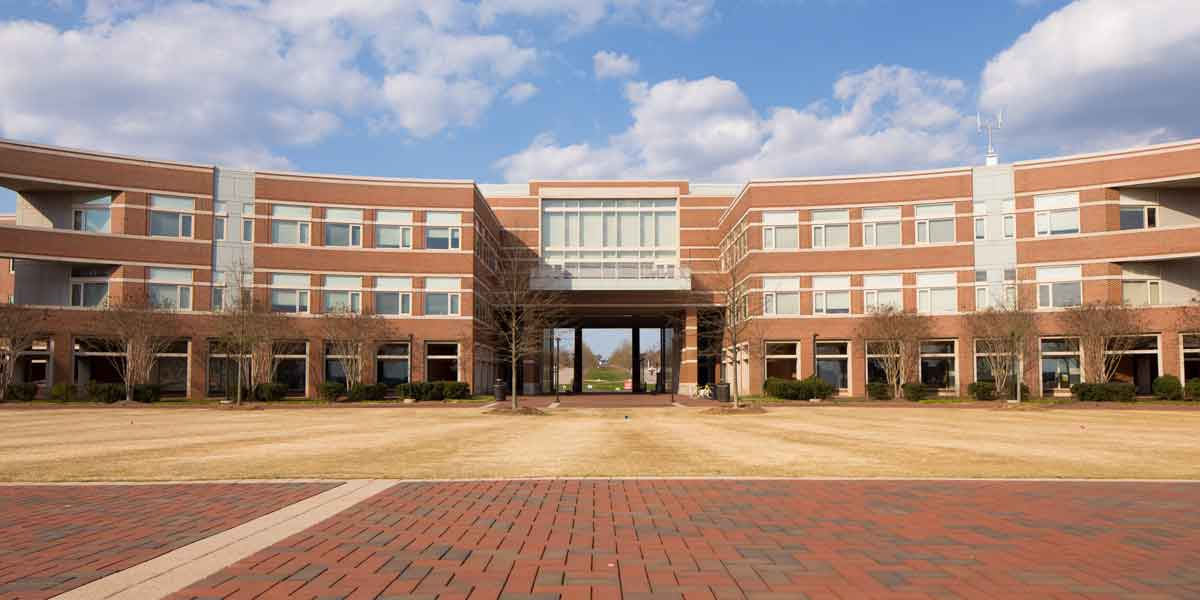
%> input picture ncsu.jpg, 1200 x 600 px
$ octave Rate_vs_Distortion.m   (GNU Octave 9; MATLAB toolbox functions it lacks are replaced by stand-ins)
%> lines starting %> are read from the running program, lines starting %| are printed output that depends on the picture
%Topics in Data Science Project1
%Project Name:Image Compression via Clustering
%Project Members:
%Kalyan Ghosh(kghosh)
%Bhargav()
close all;
clear all;
clc;
%1.Loading the image(View of the EB):
I=imread('ncsu.jpg');
%> I is the input picture: size 600x1200x3 uint8; mean R, G, B 164.4, 141.4, 130.4
% figure(1),
% imshow(I);
% title('Original Input RGB Image');

%Converting to gray image from RGB:
rgbI=rgb2gray(I);
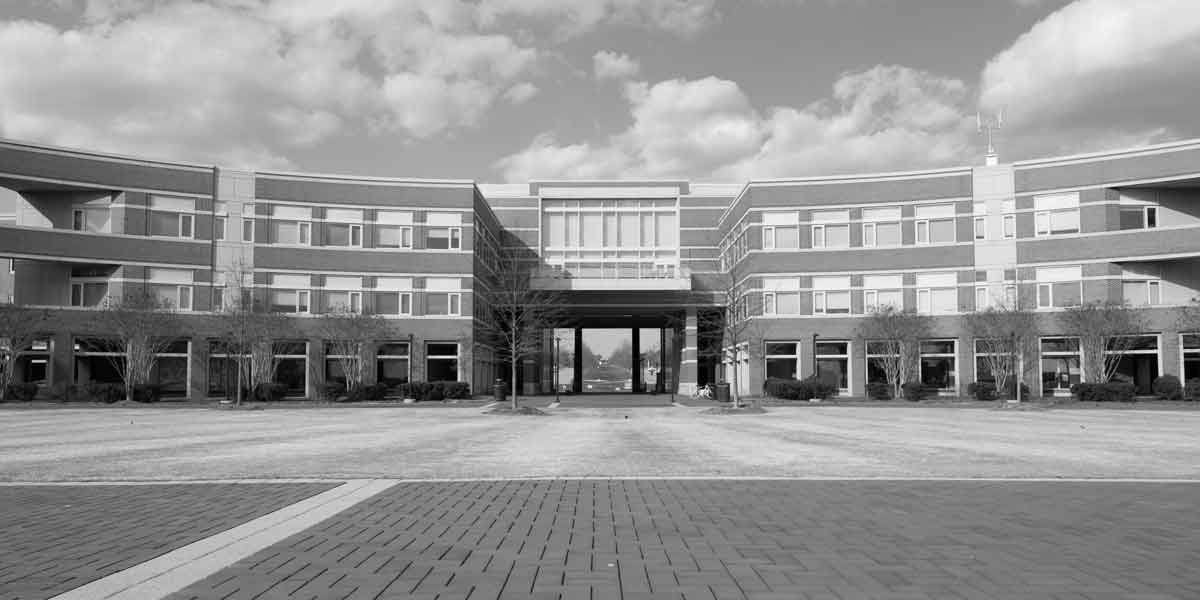
%> rgbI: size 600x1200 uint8; min 0, max 255, mean 147
% figure(2),
% imshow(rgbI);
% title('Gray Image');


%Processinng the image to get the correct dimensions
%Getting the dimension of the gray image:
[M,N]=size(rgbI);
%> M = 600; N = 1200

%Reshaping the image to dimensions M=512,N=2*512:
J=imresize(rgbI,[512,2*512]);
J1=imresize(rgbI,[512,2*512]);
[m,n]=size(J);
%> m = 512; n = 1024


%Selecting a good subset of the image:
p=[100:300];
q=[420:600];

subset=J(p,q,:);
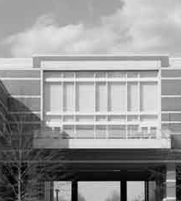
%> subset: size 201x181 uint8; min 0, max 252, mean 150.4
% [5 lines of commented-out code are left out]
hor_dim=2;
ver_dim=2;

%Initializing x_new parameterized matrix:
xnew=zeros(hor_dim*ver_dim,(m*n)/(hor_dim*ver_dim));
[a,b]=size(xnew);
%> a = 4; b = 131072

k=1;
%Looping through the image and storing the patches in rows
%of xnew.Note:Each Row of xnew stores the pixel of a patche and there are
%N number of such patches
for i=1:hor_dim:m
    for j=1:ver_dim:n
        patch=J(i:i+hor_dim-1,j:j+ver_dim-1);
        xnew(:,k)=patch(:);
        k=k+1;
    end
end
%> after the loop, k = 131073

xtranspose=xnew(:);
%disp(length(xtranspose))
%disp(xnew);
%Applying KMeans Clustering on the
R=[0.25,0.5,0.75,1.0];
for g=1:1:length(R)
    T=2^(floor(R(g)*hor_dim*ver_dim));
    [idx,C]=kmeans(xtranspose,T);

    %Averaging along each row of the Code Book
    %CodeBook=mean(C,2);
    %disp(C)
    %disp(idx);
    %disp(CodeBook);

    %Now running Vector Quantization
    %Replacing the patch with the cluster centroid to which it belongs

   a=1;
   for i=1:hor_dim:m
      for j=1:ver_dim:n
        patch=J(i:i+hor_dim-1,j:j+ver_dim-1);
        cluster_number=idx(a);
        cluster_mean=C(cluster_number);
        J(i:i+hor_dim-1,j:j+ver_dim-1)=cluster_mean;
        a=a+(hor_dim*ver_dim);
      end
  end
   err=J1-J;
   error(g)=((1/(m*n))*(sum(sum(err.^2))));
end
%> this loop made 4 passes
%> C on passes 1 to 3: [181.6; 98.35], [201.1; 115.8; 50.09; 160], [168.7; 60.69; 120.8; 216.9; 146.6; 93.18; 191; 25]
%> pass 1, `err=J1-J;`:
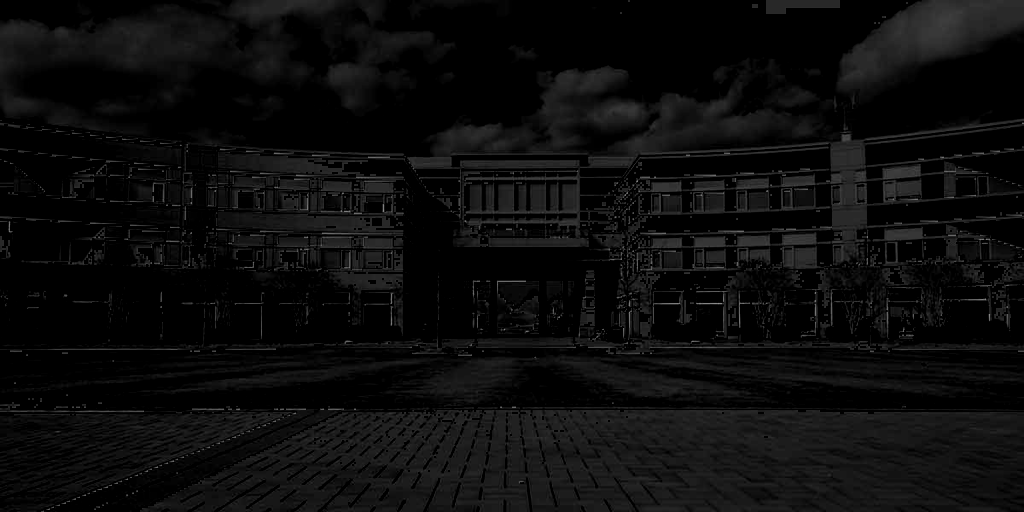
%> err: size 512x1024 uint8; min 0, max 145, mean 12
%> pass 2, `err=J1-J;`:
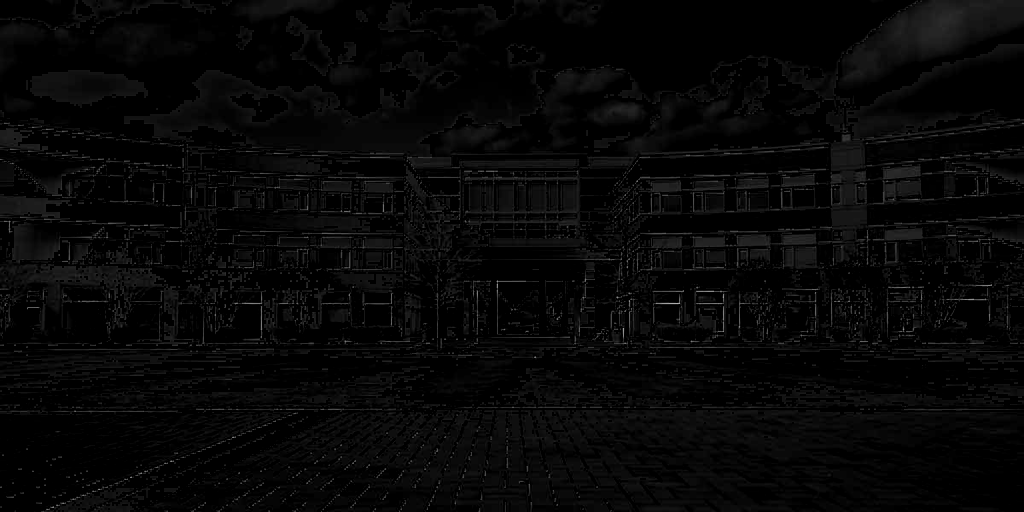
%> err: size 512x1024 uint8; min 0, max 178, mean 6.9
%> after the loop:
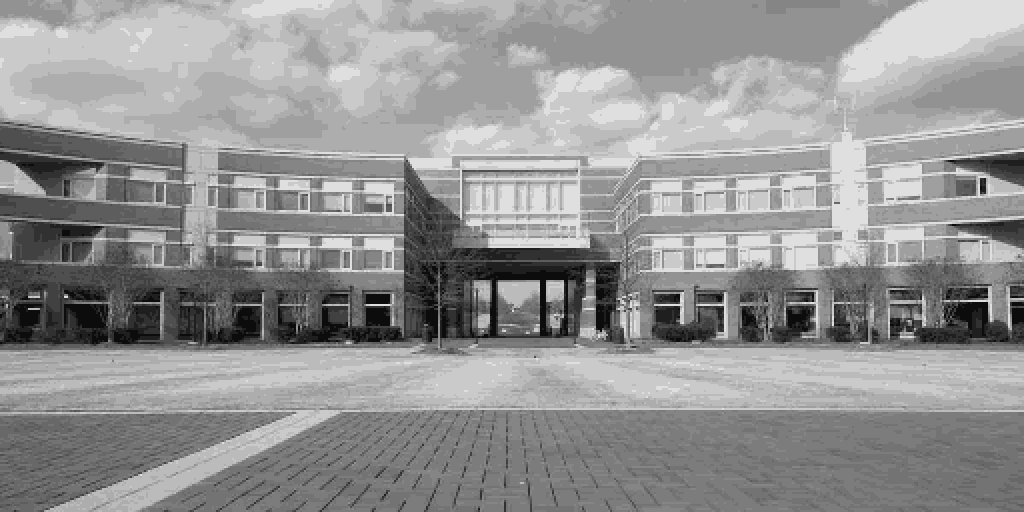
%> J: size 512x1024 uint8; min 12, max 223, mean 147
%> after the loop, error = [107.7 67.88 38.75 26.42]

plot(R,error);
xlabel(' Values of R ');ylabel( ' Distortion');
title('Rate vs Distortion Plot for P=2');
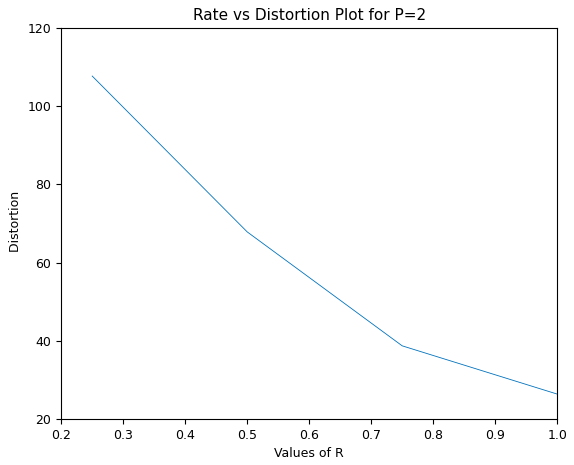
%> figure redrawn from the program's plot data

% [8 lines of commented-out code are left out]
